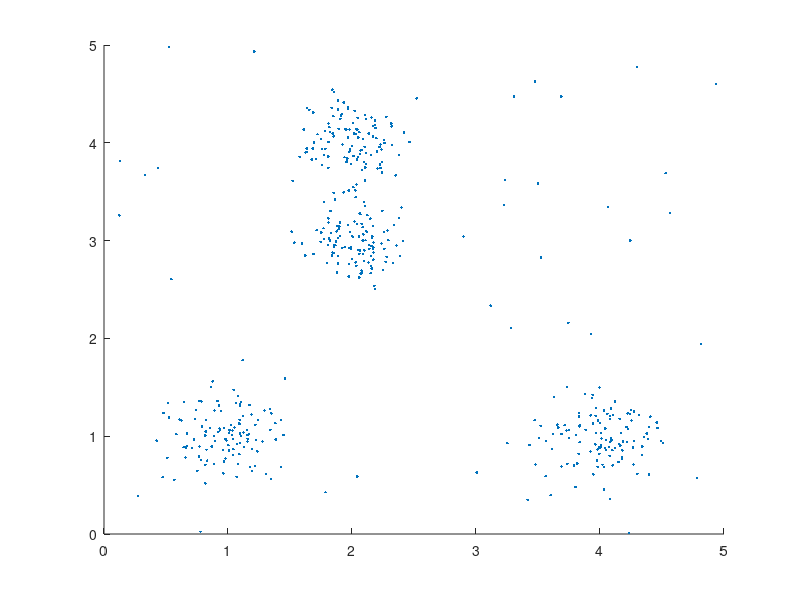

MATLAB code for this plot:
w=500
s=0.9*w;
e=round(s/4);
r=w-e*4
for i = 0 : 20
    x = randi([1, 4])
    y = randi([1, 4])
    MU1 = [x y];
    SIGMA1 = [.05 0; 0 .05];
    
    x = randi([1, 4])
    y = randi([1, 4])
    MU2 = [x y];
    SIGMA2 = [.05 0; 0 .05];
    
    x = randi([1, 4])
    y = randi([1, 4])
    MU3 = [x y];
    SIGMA3 = [.05 0; 0 .05];
    
    x = randi([1, 4])
    y = randi([1, 4])
    MU4 = [x y];
    SIGMA4 = [.05 0; 0 .05];
    
    Y=zeros(r,2);
    for j = 1 : r
       Y(j,1) = 5*rand;
       Y(j,2) = 5*rand;
    end
    
    X = [mvnrnd(MU1,SIGMA1,e);mvnrnd(MU2,SIGMA2,e);mvnrnd(MU3,SIGMA3,e);mvnrnd(MU4,SIGMA4,e)];
    X = cat(1,X,Y);
    scatter(X(:,1),X(:,2),'.')
    file = strcat('sync-workers',int2str(i),'.txt')
    dlmwrite(file, X)
end